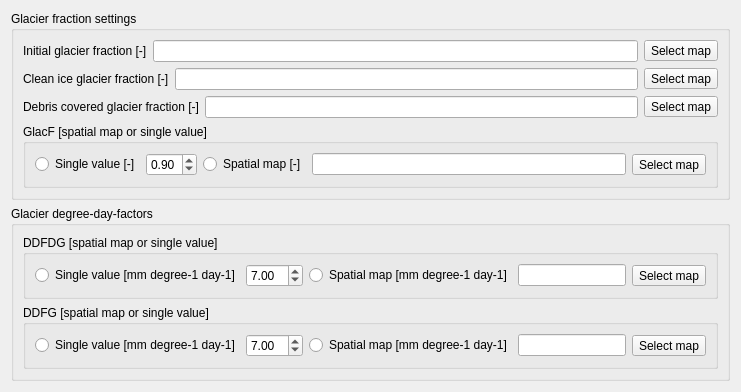
       <widget class="QWidget" name="glaciersTab">
        <attribute name="title">
         <string>Glaciers</string>
        </attribute>
        <layout class="QFormLayout" name="formLayout_17">
         <item row="0" column="0" colspan="2">
          <widget class="QGroupBox" name="groupBox_15">
           <property name="title">
            <string>Glacier fraction settings</string>
           </property>
           <layout class="QVBoxLayout" name="verticalLayout_7">
            <item>
             <layout class="QHBoxLayout" name="horizontalLayout_9">
              <item>
               <widget class="QLabel" name="initGlacFracLabel">
                <property name="text">
                 <string>Initial glacier fraction [-]</string>
                </property>
               </widget>
              </item>
              <item>
               <widget class="QLineEdit" name="initGlacFracLineEdit">
                <property name="readOnly">
                 <bool>true</bool>
                </property>
               </widget>
              </item>
              <item>
               <widget class="QToolButton" name="selectInitGlacFracMapButton">
                <property name="text">
                 <string>Select map</string>
                </property>
               </widget>
              </item>
             </layout>
            </item>
            <item>
             <layout class="QHBoxLayout" name="horizontalLayout_10">
              <item>
               <widget class="QLabel" name="cIFracLabel">
                <property name="text">
                 <string>Clean ice glacier fraction [-]</string>
                </property>
               </widget>
              </item>
              <item>
               <widget class="QLineEdit" name="cIFracLineEdit">
                <property name="readOnly">
                 <bool>true</bool>
                </property>
               </widget>
              </item>
              <item>
               <widget class="QToolButton" name="selectCIFracMapButton">
                <property name="text">
                 <string>Select map</string>
                </property>
               </widget>
              </item>
             </layout>
            </item>
            <item>
             <layout class="QHBoxLayout" name="horizontalLayout_11">
              <item>
               <widget class="QLabel" name="dBFracLabel">
                <property name="text">
                 <string>Debris covered glacier fraction [-]</string>
                </property>
               </widget>
              </item>
              <item>
               <widget class="QLineEdit" name="dBFracLineEdit">
                <property name="readOnly">
                 <bool>true</bool>
                </property>
               </widget>
              </item>
              <item>
               <widget class="QToolButton" name="selectDBFracMapButton">
                <property name="text">
                 <string>Select map</string>
                </property>
               </widget>
              </item>
             </layout>
            </item>
            <item>
             <widget class="QGroupBox" name="groupBox_19">
              <property name="title">
               <string>GlacF [spatial map or single value]</string>
              </property>
              <layout class="QGridLayout" name="gridLayout_2">
               <item row="0" column="1">
                <layout class="QHBoxLayout" name="horizontalLayout_59">
                 <item>
                  <widget class="QRadioButton" name="glacRoFracMapRadioButton">
                   <property name="text">
                    <string>Spatial map [-]</string>
                   </property>
                  </widget>
                 </item>
                 <item>
                  <widget class="QLineEdit" name="glacRoFracLineEdit">
                   <property name="readOnly">
                    <bool>true</bool>
                   </property>
                  </widget>
                 </item>
                 <item>
                  <widget class="QToolButton" name="selectGlacRoFracMapButton">
                   <property name="text">
                    <string>Select map</string>
                   </property>
                  </widget>
                 </item>
                </layout>
               </item>
               <item row="0" column="0">
                <layout class="QHBoxLayout" name="horizontalLayout_56">
                 <item>
                  <widget class="QRadioButton" name="glacRoFracSingleRadioButton">
                   <property name="text">
                    <string>Single value [-]</string>
                   </property>
                  </widget>
                 </item>
                 <item>
                  <widget class="QDoubleSpinBox" name="glacRoFracDoubleSpinBox">
                   <property name="maximum">
                    <double>1.000000000000000</double>
                   </property>
                   <property name="singleStep">
                    <double>0.010000000000000</double>
                   </property>
                   <property name="value">
                    <double>0.900000000000000</double>
                   </property>
                  </widget>
                 </item>
                </layout>
               </item>
              </layout>
             </widget>
            </item>
           </layout>
          </widget>
         </item>
         <item row="1" column="0" colspan="2">
          <widget class="QGroupBox" name="groupBox_16">
           <property name="title">
            <string>Glacier degree-day-factors</string>
           </property>
           <layout class="QVBoxLayout" name="verticalLayout_5">
            <item>
             <widget class="QGroupBox" name="groupBox_18">
              <property name="title">
               <string>DDFDG [spatial map or single value]</string>
              </property>
              <layout class="QHBoxLayout" name="horizontalLayout_71">
               <item>
                <layout class="QHBoxLayout" name="horizontalLayout_57">
                 <item>
                  <widget class="QRadioButton" name="DDFDGSingleRadioButton">
                   <property name="text">
                    <string>Single value [mm degree-1 day-1]</string>
                   </property>
                  </widget>
                 </item>
                 <item>
                  <widget class="QDoubleSpinBox" name="DDFDGDoubleSpinBox">
                   <property name="minimum">
                    <double>1.000000000000000</double>
                   </property>
                   <property name="maximum">
                    <double>20.000000000000000</double>
                   </property>
                   <property name="singleStep">
                    <double>0.500000000000000</double>
                   </property>
                   <property name="value">
                    <double>7.000000000000000</double>
                   </property>
                  </widget>
                 </item>
                </layout>
               </item>
               <item>
                <layout class="QHBoxLayout" name="horizontalLayout_58">
                 <item>
                  <widget class="QRadioButton" name="DDFDGMapRadioButton">
                   <property name="text">
                    <string>Spatial map [mm degree-1 day-1]</string>
                   </property>
                  </widget>
                 </item>
                 <item>
                  <widget class="QLineEdit" name="DDFDGLineEdit">
                   <property name="readOnly">
                    <bool>true</bool>
                   </property>
                  </widget>
                 </item>
                 <item>
                  <widget class="QToolButton" name="selectDDFDGMapButton">
                   <property name="text">
                    <string>Select map</string>
                   </property>
                  </widget>
                 </item>
                </layout>
               </item>
              </layout>
             </widget>
            </item>
            <item>
             <widget class="QGroupBox" name="groupBox_17">
              <property name="title">
               <string>DDFG [spatial map or single value]</string>
              </property>
              <layout class="QHBoxLayout" name="horizontalLayout_72">
               <item>
                <layout class="QHBoxLayout" name="horizontalLayout_12">
                 <item>
                  <widget class="QRadioButton" name="DDFGSingleRadioButton">
                   <property name="text">
                    <string>Single value [mm degree-1 day-1]</string>
                   </property>
                  </widget>
                 </item>
                 <item>
                  <widget class="QDoubleSpinBox" name="DDFGDoubleSpinBox">
                   <property name="minimum">
                    <double>1.000000000000000</double>
                   </property>
                   <property name="maximum">
                    <double>20.000000000000000</double>
                   </property>
                   <property name="value">
                    <double>7.000000000000000</double>
                   </property>
                  </widget>
                 </item>
                </layout>
               </item>
               <item>
                <layout class="QHBoxLayout" name="horizontalLayout_55">
                 <item>
                  <widget class="QRadioButton" name="DDFGMapRadioButton">
                   <property name="text">
                    <string>Spatial map [mm degree-1 day-1]</string>
                   </property>
                  </widget>
                 </item>
                 <item>
                  <widget class="QLineEdit" name="DDFGLineEdit">
                   <property name="readOnly">
                    <bool>true</bool>
                   </property>
                  </widget>
                 </item>
                 <item>
                  <widget class="QToolButton" name="selectDDFGMapButton">
                   <property name="text">
                    <string>Select map</string>
                   </property>
                  </widget>
                 </item>
                </layout>
               </item>
              </layout>
             </widget>
            </item>
           </layout>
          </widget>
         </item>
        </layout>
       </widget>
